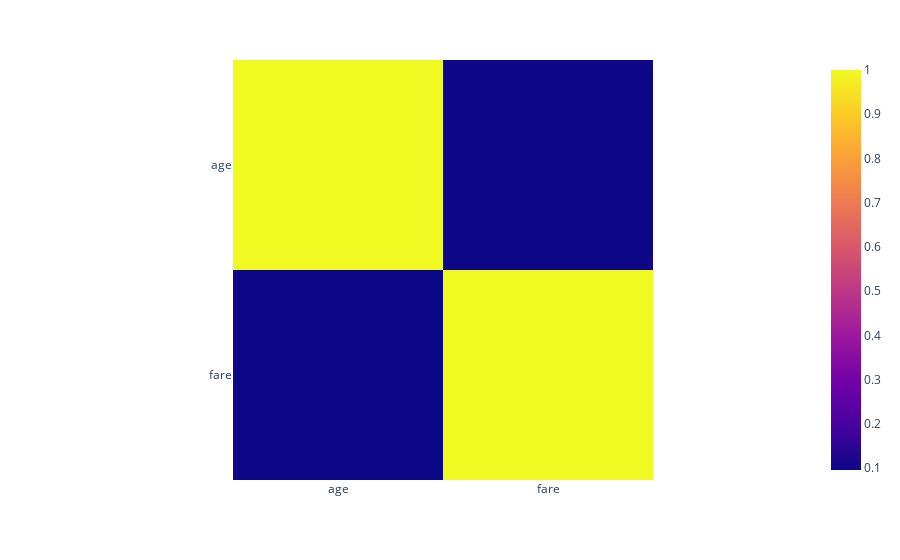

Notebook source saved alongside this figure:
### Code cell
fig=px.imshow(df[['age','fare']].corr())
fig.show()

### Figure 1 — Plotly figure (JSON) as saved in the notebook; plotly's stock layout.template omitted (floating-point values rounded to 4 significant figures)
{"data": [{"coloraxis": "coloraxis", "hovertemplate": "x: %{x}<br>y: %{y}<br>color: %{z}<extra></extra>", "name": "0", "type": "heatmap", "x": ["age", "fare"], "xaxis": "x", "y": ["age", "fare"], "yaxis": "y", "z": [[1.0, 0.09607], [0.09607, 1.0]]}], "layout": {"coloraxis": {"colorscale": [[0, "#0d0887"], [0.1111, "#46039f"], [0.2222, "#7201a8"], [0.3333, "#9c179e"], [0.4444, "#bd3786"], [0.5556, "#d8576b"], [0.6667, "#ed7953"], [0.7778, "#fb9f3a"], [0.8889, "#fdca26"], [1, "#f0f921"]]}, "margin": {"t": 60}, "xaxis": {"anchor": "y", "constrain": "domain", "domain": [0, 1], "scaleanchor": "y"}, "yaxis": {"anchor": "x", "autorange": "reversed", "constrain": "domain", "domain": [0, 1]}}}
